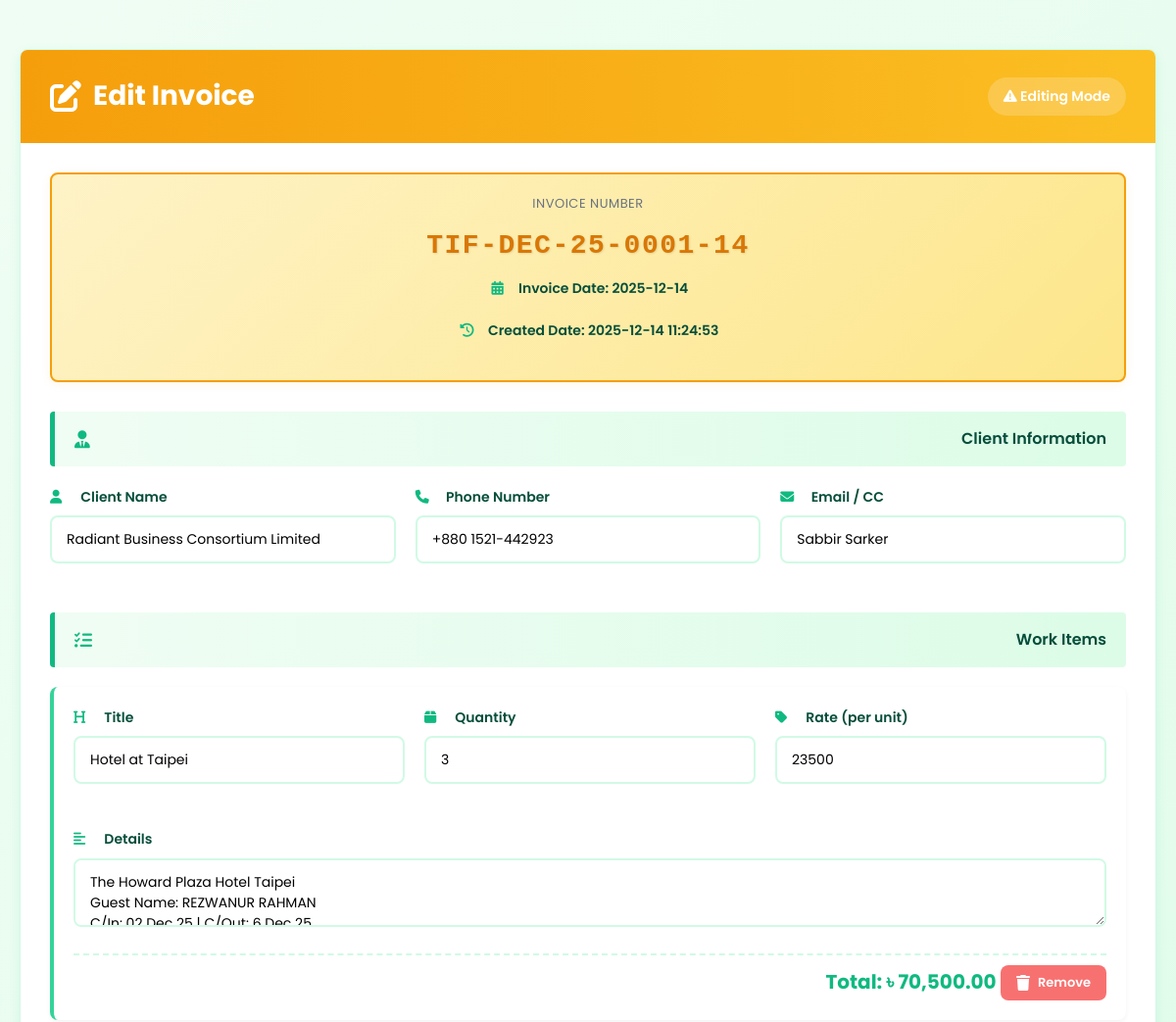
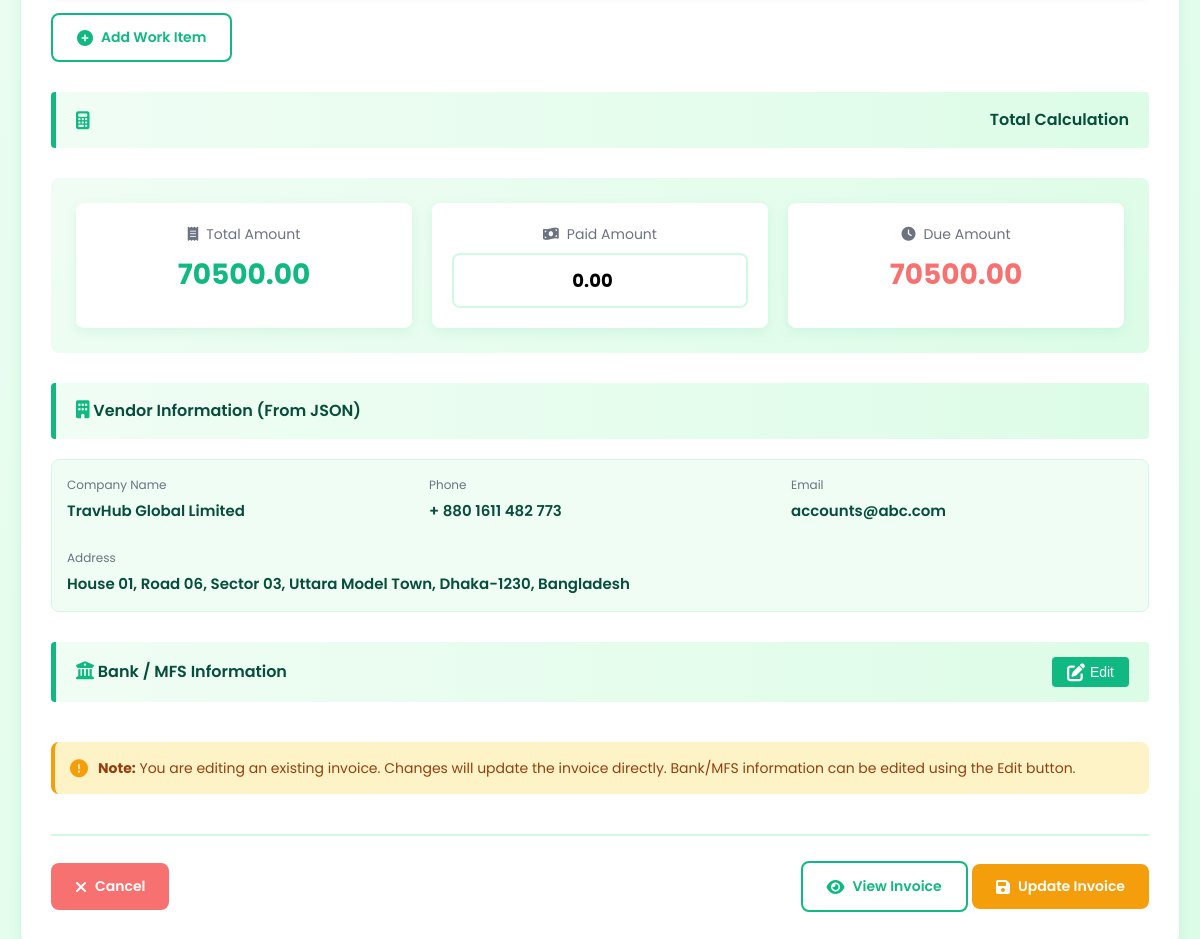
The page /edit.php?id=1 on the database its author committed (2 pictures, top to bottom).
### tables this page shows
CREATE TABLE `invoices` (
  `id` int(11) NOT NULL,
  `invoice_no` varchar(100) NOT NULL,
  `date` date NOT NULL,
  `client_info` longtext DEFAULT NULL CHECK (json_valid(`client_info`)),
  `total_amount` decimal(10,2) NOT NULL DEFAULT 0.00,
  `paid_amount` decimal(10,2) NOT NULL DEFAULT 0.00,
  `due_amount` decimal(10,2) NOT NULL DEFAULT 0.00,
  `total_amount_in_words` text DEFAULT NULL,
  `work_items` longtext DEFAULT NULL CHECK (json_valid(`work_items`)),
  `vendor_payment_methods` longtext DEFAULT NULL CHECK (json_valid(`vendor_payment_methods`)),
  `created_at` timestamp NULL DEFAULT current_timestamp(),
  `updated_at` timestamp NULL DEFAULT current_timestamp() ON UPDATE current_timestamp(),
  `client_title` varchar(255) GENERATED ALWAYS AS (json_unquote(json_extract(`client_info`,'$.title'))) VIRTUAL
);

### edit.php (the view, shortened to what this page needs)
<?php
require_once __DIR__ . '/server/db_connection.php';
$invoice_id = intval($_GET['id']);
try {
    $stmt = $pdo->prepare("SELECT * FROM invoices WHERE id = :id");
    $stmt->execute([':id' => $invoice_id]);
    $invoice = $stmt->fetch(PDO::FETCH_ASSOC);
    $client_info = json_decode($invoice['client_info'] ?? '[]', true);
    $work_items = json_decode($invoice['work_items'] ?? '[]', true);
    $vendor_json_path = __DIR__ . '/server/vendor.json';
    $vendor_data = [];
    if (file_exists($vendor_json_path)) {
        $vendor_json = file_get_contents($vendor_json_path);
        $vendor_data = json_decode($vendor_json, true);
    }
} catch (PDOException $e) {
    die("Database error: " . $e->getMessage());
}
?>
<!DOCTYPE html>
<html lang="bn">
<head>
    <link rel="stylesheet" href="https://cdnjs.cloudflare.com/ajax/libs/font-awesome/6.4.0/css/all.min.css">
</head>
<body>
    <div class="container">
        <div class="header">
            <h1><i class="fas fa-edit"></i> Edit Invoice</h1>
            <div class="header-badge">
                <i class="fas fa-exclamation-triangle"></i> Editing Mode
            </div>
        </div>
        <div class="form-container">
            <form id="invoiceForm" method="POST" action="server/invoice-update.php" enctype="multipart/form-data">
                <div class="invoice-no-display">
                    <div class="invoice-no-label">Invoice Number</div>
                    <div class="invoice-no-value"><?php echo htmlspecialchars($invoice['invoice_no'] ?? 'N/A'); ?></div>
                    <div class="form-group">
                        <label class="form-label"><i class="fas fa-calendar-alt"></i> Invoice Date: <?php echo htmlspecialchars($invoice['date'] ?? date('Y-m-d')); ?></label>
                    </div>
                    <div class="form-group">
                        <label class="form-label"><i class="fas fa-history"></i> Created Date: <?php echo htmlspecialchars($invoice['created_at'] ?? 'N/A'); ?></label>
                    </div>
                </div>
                <div class="section-header">
                    <i class="fas fa-user-tie"></i> Client Information
                </div>
                <div class="form-grid">
                    <div class="form-group">
                        <label class="form-label"><i class="fas fa-user"></i> Client Name</label>
                        <input type="text" name="client_title" class="form-control"
                            value="<?php echo htmlspecialchars($client_info['title'] ?? ''); ?>" required>
                    </div>
                    <div class="form-group">
                        <label class="form-label"><i class="fas fa-phone"></i> Phone Number</label>
                        <input type="text" name="client_phone_no" class="form-control"
                            value="<?php echo htmlspecialchars($client_info['phone_no'] ?? ''); ?>">
                    </div>
                    <div class="form-group">
                        <label class="form-label"><i class="fas fa-envelope"></i> Email / CC</label>
                        <input type="text" name="client_cc" class="form-control"
                            value="<?php echo htmlspecialchars($client_info['cc'] ?? ''); ?>">
                    </div>
                </div>
                <div class="section-header">
                    <i class="fas fa-tasks"></i> Work Items
                </div>
                <div id="work_items">
                    <?php if (!empty($work_items) && is_array($work_items)): ?>
                        <?php foreach ($work_items as $index => $item): ?>
                            <div class="item-card" data-index="<?php echo $index; ?>">
                                <div class="form-grid">
                                    <div class="form-group">
                                        <label class="form-label"><i class="fas fa-heading"></i> Title</label>
                                        <input type="text" name="work_title[]" class="form-control"
                                            value="<?php echo htmlspecialchars($item['title'] ?? ''); ?>" placeholder="Work title">
                                    </div>
                                    <div class="form-group">
                                        <label class="form-label"><i class="fas fa-box"></i> Quantity</label>
                                        <input type="number" name="work_qty[]" class="form-control"
                                            value="<?php echo htmlspecialchars($item['qty'] ?? 1); ?>" min="1" oninput="calcAmount(this)" placeholder="0">
                                    </div>
                                    <div class="form-group">
                                        <label class="form-label"><i class="fas fa-tag"></i> Rate (per unit)</label>
                                        <input type="number" name="work_rate[]" class="form-control"
                                            value="<?php echo htmlspecialchars($item['rate'] ?? 0); ?>" min="0" step="0.01" oninput="calcAmount(this)" placeholder="0.00">
                                    </div>
                                </div>
                                <div class="form-group">
                                    <label class="form-label"><i class="fas fa-align-left"></i> Details</label>
                                    <textarea name="work_particular[]" class="form-control" placeholder="Work details..."><?php echo htmlspecialchars($item['particular'] ?? ''); ?></textarea>
                                </div>
                                <div class="amount-display">
                                    <span>Total: ৳ <span class="amount_text">
                                            <?php
                                            $item_qty = floatval($item['qty'] ?? 0);
                                            $item_rate = floatval($item['rate'] ?? 0);
                                            echo number_format($item_qty * $item_rate, 2);
                                            ?>
                                        </span></span>
                                    <button type="button" class="btn btn-danger btn-small" onclick="removeWorkItem(this)">
                                        <i class="fas fa-trash"></i> Remove
                                    </button>
                                </div>
                            </div>
                        <?php endforeach; ?>
                    <?php endif; ?>
                </div>
                <button type="button" class="btn btn-outline" onclick="addWorkItem()">
                    <i class="fas fa-plus-circle"></i> Add Work Item
                </button>
                <div class="section-header">
                    <i class="fas fa-calculator"></i> Total Calculation
                </div>
                <div class="total-section">
                    <div class="total-grid">
                        <div class="total-item">
                            <div class="total-label"><i class="fas fa-receipt"></i> Total Amount</div>
                            <div class="total-value" id="total_amount_display">
                                <?php echo number_format($invoice['total_amount'] ?? 0, 2); ?>
                            </div>
                        </div>
                        <div class="total-item">
                            <div class="total-label"><i class="fas fa-money-bill-wave"></i> Paid Amount</div>
                            <input type="number" name="paid_amount" id="paid_amount" class="form-control"
                                value="<?php echo $invoice['paid_amount'] ?? 0; ?>" min="0" oninput="calculateDue()"
                                style="text-align: center; font-size: 18px; font-weight: bold;">
                        </div>
                        <div class="total-item">
                            <div class="total-label"><i class="fas fa-clock"></i> Due Amount</div>
                            <div class="total-value due" id="due_amount_display">
                                <?php echo number_format($invoice['due_amount'] ?? 0, 2); ?>
                            </div>
                        </div>
                    </div>
                </div>
                <div class="section-header">
                    <div><i class="fas fa-building"></i> Vendor Information (From JSON)</div>
                </div>
                <div class="readonly-field">
                    <div class="form-grid">
                        <div>
                            <div class="readonly-label">Company Name</div>
                            <div class="readonly-value" id="vendor_company_name">
                                <?php echo htmlspecialchars($vendor_data['company_name'] ?? 'N/A'); ?>
                            </div>
                        </div>
                        <div>
                            <div class="readonly-label">Phone</div>
                            <div class="readonly-value" id="vendor_phone">
                                <?php echo htmlspecialchars($vendor_data['phone'] ?? 'N/A'); ?>
                            </div>
                        </div>
                        <div>
                            <div class="readonly-label">Email</div>
                            <div class="readonly-value" id="vendor_email">
                                <?php echo htmlspecialchars($vendor_data['email'] ?? 'N/A'); ?>
                            </div>
                        </div>
                    </div>
                    <div style="margin-top: 15px;">
                        <div class="readonly-label">Address</div>
                        <div class="readonly-value" id="vendor_address">
                            <?php
                            $address = $vendor_data['address'] ?? [];
                            echo htmlspecialchars(
                                ($address['line1'] ?? '') . ', ' .
                                    ($address['line2'] ?? '') . ', ' .
                                    ($address['city'] ?? '') . '-' .
                                    ($address['postcode'] ?? '') . ', ' .
                                    ($address['country'] ?? '')
                            );
                            ?>
                        </div>
                    </div>
                </div>
                <div class="section-header">
                    <div><i class="fas fa-university"></i> Bank / MFS Information</div>
                    <button type="button" class="edit-btn" onclick="openBankMfsModal()">
                        <i class="fas fa-edit" style="color:white"></i> Edit
                    </button>
                </div>
                <div class="info-note">
                    <i class="fas fa-exclamation-circle"></i>
                    <div>
                        <strong>Note:</strong> You are editing an existing invoice. Changes will update the invoice directly.
                        Bank/MFS information can be edited using the Edit button.
                    </div>
                </div>
                <div class="footer-actions">
                    <a href="index.php" class="btn btn-danger">
                        <i class="fas fa-times"></i> Cancel
                    </a>
                    <div>
                        <a href="print-invoice.php?id=<?php echo $invoice_id; ?>" class="btn btn-outline" target="_blank">
                            <i class="fas fa-eye"></i> View Invoice
                        </a>
                        <button type="submit" class="btn btn-warning">
                            <i class="fas fa-save"></i> Update Invoice
                        </button>
                    </div>
                </div>
            </form>
        </div>
    </div>
</body>
</html>

### rows shown on the page
invoices: invoice_no "TIF-DEC-25-0001-14", date "2025-12-14", created_at "2025-12-14 11:24:53", client_title "Radiant Business Consortium Limited", client_phone_no "+880 1521-442923", client_cc "Sabbir Sarker", total_amount "70500.00", paid_amount "0.00", due_amount "70500.00"

### other values the page prints
$item_qty * $item_rate "70,500.00"
$vendor_data['company_name'] "TravHub Global Limited"
$vendor_data['phone'] "+ 880 1611 482 773"
$vendor_data['email'] "accounts@abc.com"
